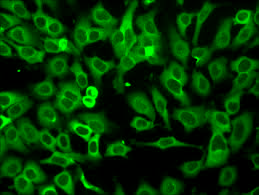
#> input picture Dataset/train/002_img.png, 259 x 195 px, found by its file name
$ jupyter execute WaveLet.ipynb
#> lines starting #> are read from the running program, lines starting #| are printed output that depends on the picture
[cell 1]
from PIL import Image
import numpy as np
import matplotlib.pyplot as plt
import pywt
from tqdm import tqdm
from matplotlib.image import imread
import os

[cell 2]
# Define the image path
image_path = "/home/arman/Documents/arman/Uni/Master/Semester 3/ip_repository/ImageProcessing/Dataset/train/002_img.png"

# Load the image
image = Image.open(image_path).convert("L")
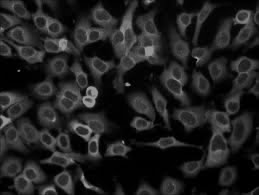
#> image: PIL image 259x195 L; min 0, max 150, mean 32.5
image_array = np.array(image, dtype=np.float32) / 255.0
plt.rcParams['figure.figsize'] = [16, 16]
plt.rcParams.update({'font.size': 18})

[cell 3]
plt.imshow(image_array, cmap="gray")
plt.axis('off')

[cell 4]
import warnings
warnings.filterwarnings("ignore")

[cell 5]
import numpy as np
import matplotlib.pyplot as plt
from skimage import restoration
from sklearn.metrics import mean_squared_error
from tqdm import tqdm

# Function to calculate PSNR
def calculate_psnr(original, denoised):
    mse = mean_squared_error(original, denoised)
    return 20 * np.log10(1 / np.sqrt(mse)) if mse > 0 else float('inf')

# Wavelet denoising function using skimage's denoise_wavelet
def wavelet_denoise(image, wavelet, method):
    denoised_image = restoration.denoise_wavelet(image, wavelet=wavelet,
                                                 mode="soft", method=method,
                                                 wavelet_levels=None,
                                                 rescale_sigma=True)
    return denoised_image

# Expanded Parameter grid
param_grid = {
    "wavelet": ["db1", "db2", "db3", "sym2", "sym3"],
    "method": ["BayesShrink", "VisuShrink"],
}

# Grid search
best_params = None
best_psnr = -np.inf
sigma = 0.05

# Example noisy image and original image (assuming image_array is predefined)
noisy_image = image_array + sigma * np.random.normal(size=image_array.shape)
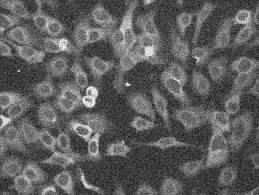
#> noisy_image: shape (195, 259) float64; min -0.213, max 0.708, mean 0.127; drawn with min black and max white

# List to store PSNR values and corresponding parameters
psnr_list = []

# Loop through the parameter grid
for wavelet in param_grid["wavelet"]:
    for method in param_grid["method"]:
        # Denoise the image using wavelet denoising from skimage
        denoised_image = wavelet_denoise(noisy_image, wavelet, method)

        # Calculate PSNR
        psnr = calculate_psnr(image_array, denoised_image)

        # Store PSNR with the corresponding parameters and denoised image
        psnr_list.append({
            "psnr": psnr,
            "wavelet": wavelet,
            "method": method,
            "denoised_image": denoised_image
        })
#> this loop made 5 passes
#> pass 1, in wavelet_denoise, `denoised_image = restoration.denoise_wavelet(image, wavelet=wavelet, m..`:
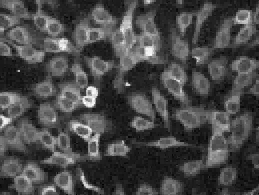
#> denoised_image: shape (195, 259) float64; min -0.0677, max 0.617, mean 0.127; drawn with min black and max white
#> pass 1, in wavelet_denoise (call 2), `denoised_image = restoration.denoise_wavelet(image, wavelet=wavelet, m..`:
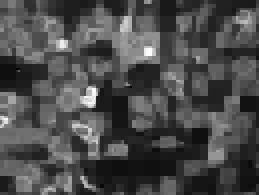
#> denoised_image: shape (195, 259) float64; min -0.0335, max 0.513, mean 0.127; drawn with min black and max white
#> pass 2, in wavelet_denoise (call 3), `denoised_image = restoration.denoise_wavelet(image, wavelet=wavelet, m..`:
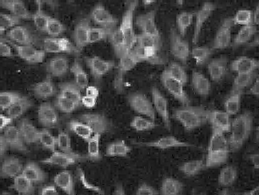
#> denoised_image: shape (195, 259) float64; min -0.0983, max 0.691, mean 0.127; drawn with min black and max white
#> pass 2, in wavelet_denoise (call 4), `denoised_image = restoration.denoise_wavelet(image, wavelet=wavelet, m..`:
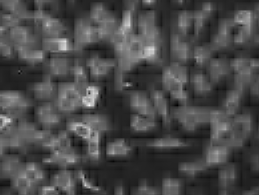
#> denoised_image: shape (195, 259) float64; min -0.114, max 0.716, mean 0.127; drawn with min black and max white
#> after the loop, psnr_list = 10 items

# Sort the list by PSNR in descending order and get the top 10
top_10_psnrs = sorted(psnr_list, key=lambda x: x["psnr"], reverse=True)[:10]
#> top_10_psnrs = 10 items

# Create subplots, with rows for wavelets and columns for methods
fig, axes = plt.subplots(nrows=5, ncols=2, figsize=(10, 18))
axes = axes.flatten()

# Organize the top 10 results by wavelet and method
for idx, result in enumerate(top_10_psnrs):
    # Get the denoised image, PSNR, wavelet, and method
    denoised_image = result['denoised_image']
    psnr = result['psnr']
    wavelet = result['wavelet']
    method = result['method']

    # Find the correct subplot position: each method gets a separate column
    row = param_grid["wavelet"].index(wavelet)  # row is determined by wavelet
    col = param_grid["method"].index(method)    # column is determined by method

    # Plot the denoised image in the correct position
    ax = axes[row * 2 + col]  # Calculate the correct axis position
    ax.imshow(denoised_image, cmap='gray')
    ax.axis('off')  # Hide axis

    # Add title with PSNR and parameters
    ax.set_title(f"PSNR: {psnr:.2f}\nWavelet: {wavelet}\nMethod: {method}", fontsize=8)
#> this loop made 10 passes
#> (psnr, wavelet, method, row, col) on passes 1 to 10: (32.22, 'db3', 'BayesShrink', 2, 0), (32.22, 'sym3', 'BayesShrink', 4, 0), (31.93, 'sym2', 'BayesShrink', 3, 0), (31.93, 'db2', 'BayesShrink', 1, 0), (30.88, 'db1', 'BayesShrink', 0, 0), (29.83, 'db3', 'VisuShrink', 2, 1), (29.83, 'sym3', 'VisuShrink', 4, 1), (26.89, 'db2', 'VisuShrink', 1, 1), (26.89, 'sym2', 'VisuShrink', 3, 1), (25.11, 'db1', 'VisuShrink', 0, 1)

# Adjust layout to maximize image space
plt.tight_layout(pad=1.0)
plt.show()
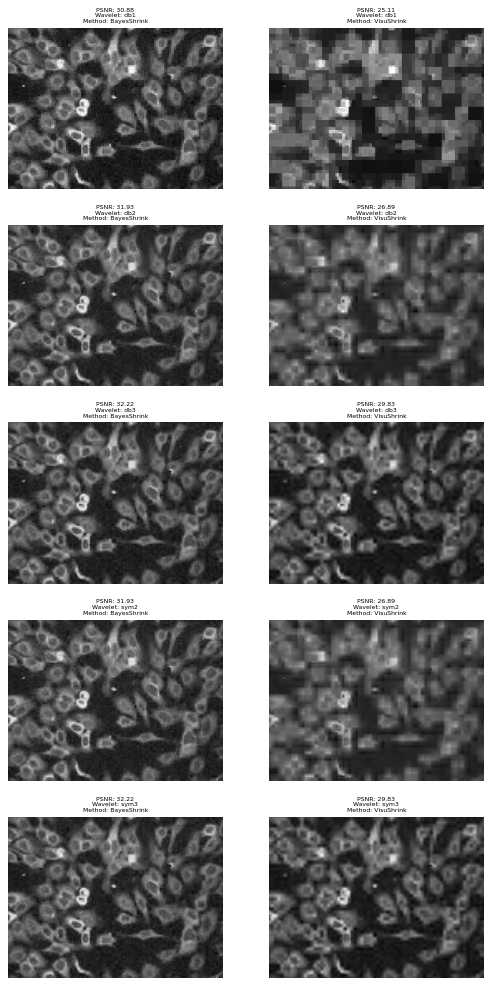
#> figure drawn by matplotlib, 10 panels

$ run again, with Dataset/train/001_img.png copied over Dataset/train/002_img.png
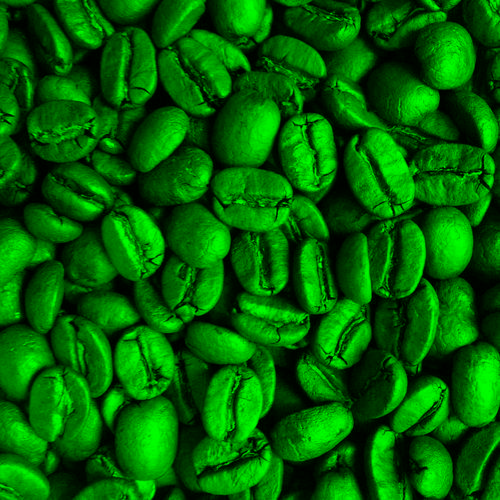
#> input picture Dataset/train/001_img.png, 500 x 500 px, found by its file name
#> the loop `for wavelet in param_grid["wavelet"]:` made 5 passes
#> pass 1, in wavelet_denoise (call 2), `denoised_image = restoration.denoise_wavelet(image, wavelet=wavelet, m..`:
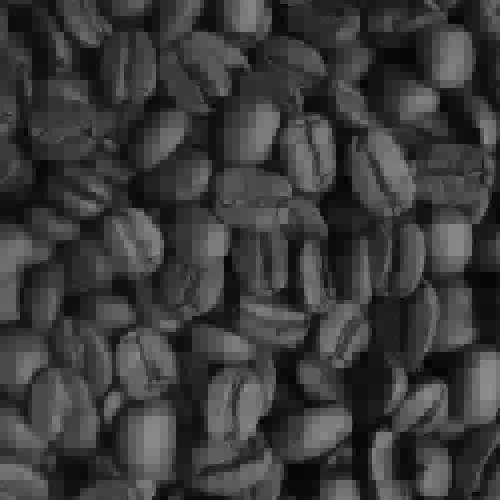
#> denoised_image: shape (500, 500) float64; min 0.0191, max 0.558, mean 0.231
#> pass 2, in wavelet_denoise (call 4), `denoised_image = restoration.denoise_wavelet(image, wavelet=wavelet, m..`:
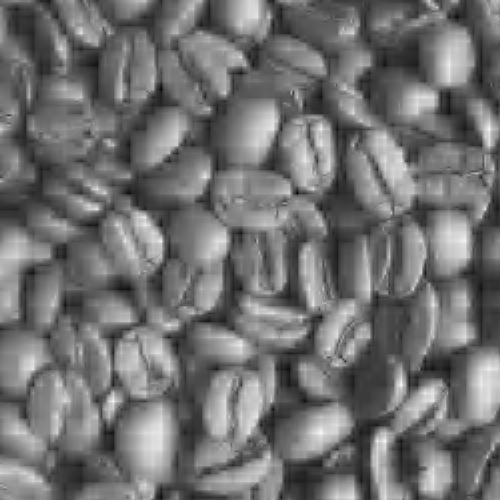
#> denoised_image: shape (500, 500) float64; min -0.119, max 0.666, mean 0.231; drawn with min black and max white
#> after the loop `for wavelet in param_grid["wavelet"]:`: psnr_list = 10 items
#> the loop `for idx, result in enumerate(top_10_psnrs):` made 10 passes
#> (psnr, wavelet, method, row, col) on passes 1 to 8: (31.17, 'db3', 'BayesShrink', 2, 0), (31.17, 'sym3', 'BayesShrink', 4, 0), (30.89, 'sym2', 'BayesShrink', 3, 0), (30.89, 'db2', 'BayesShrink', 1, 0), (30.01, 'db1', 'BayesShrink', 0, 0), (26.73, 'sym3', 'VisuShrink', 4, 1), (26.73, 'db3', 'VisuShrink', 2, 1), (25.47, 'db2', 'VisuShrink', 1, 1)

$ run again, with Dataset/train/003_img.png copied over Dataset/train/002_img.png
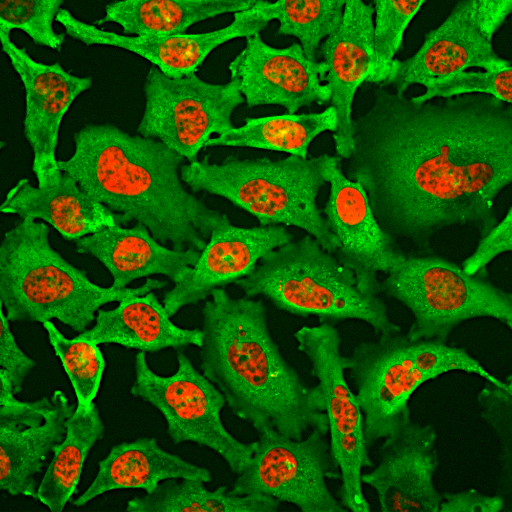
#> input picture Dataset/train/003_img.png, 512 x 512 px, found by its file name
#> the loop `for wavelet in param_grid["wavelet"]:` made 5 passes
#> pass 1, in wavelet_denoise, `denoised_image = restoration.denoise_wavelet(image, wavelet=wavelet, m..`:
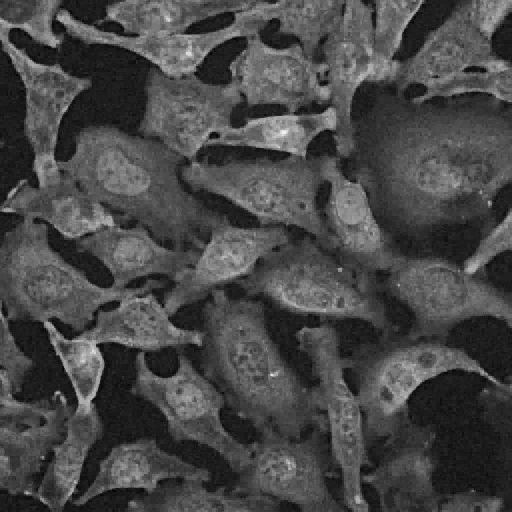
#> denoised_image: shape (512, 512) float64; min -0.0429, max 0.885, mean 0.22; drawn with min black and max white
#> pass 2, in wavelet_denoise (call 4), `denoised_image = restoration.denoise_wavelet(image, wavelet=wavelet, m..`:
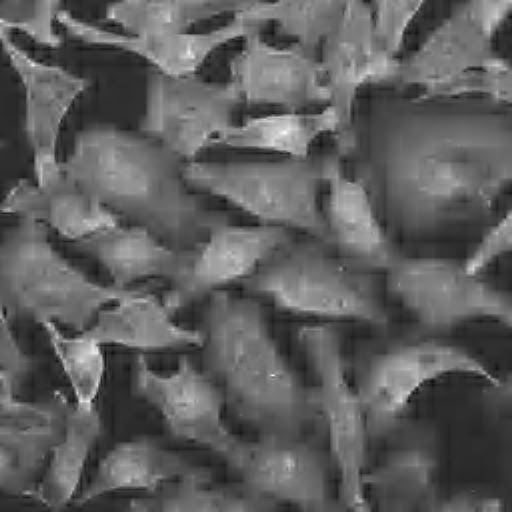
#> denoised_image: shape (512, 512) float64; min -0.0908, max 0.743, mean 0.22; drawn with min black and max white
#> after the loop `for wavelet in param_grid["wavelet"]:`: psnr_list = 10 items
#> the loop `for idx, result in enumerate(top_10_psnrs):` made 10 passes
#> (psnr, wavelet, method, row, col) on passes 1 to 8: (31.48, 'db3', 'BayesShrink', 2, 0), (31.48, 'sym3', 'BayesShrink', 4, 0), (31.17, 'sym2', 'BayesShrink', 3, 0), (31.17, 'db2', 'BayesShrink', 1, 0), (30.36, 'db1', 'BayesShrink', 0, 0), (27.18, 'sym3', 'VisuShrink', 4, 1), (27.18, 'db3', 'VisuShrink', 2, 1), (26.1, 'db2', 'VisuShrink', 1, 1)

$ run again, with Dataset/train/004_img.png copied over Dataset/train/002_img.png
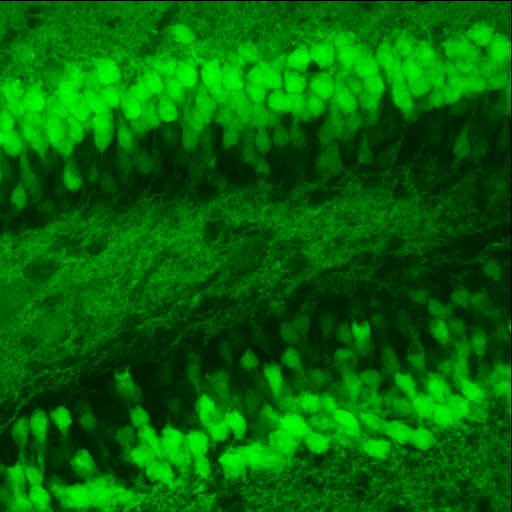
#> input picture Dataset/train/004_img.png, 512 x 512 px, found by its file name
#> the loop `for wavelet in param_grid["wavelet"]:` made 5 passes
#> after the loop `for wavelet in param_grid["wavelet"]:`: psnr_list = 10 items
#> the loop `for idx, result in enumerate(top_10_psnrs):` made 10 passes
#> (psnr, wavelet, method, row, col) on passes 1 to 8: (34.27, 'db3', 'BayesShrink', 2, 0), (34.27, 'sym3', 'BayesShrink', 4, 0), (33.94, 'sym2', 'BayesShrink', 3, 0), (33.94, 'db2', 'BayesShrink', 1, 0), (32.93, 'db1', 'BayesShrink', 0, 0), (31.06, 'db3', 'VisuShrink', 2, 1), (31.06, 'sym3', 'VisuShrink', 4, 1), (29.02, 'db2', 'VisuShrink', 1, 1)
#> pass 1, `denoised_image = result['denoised_image']`:
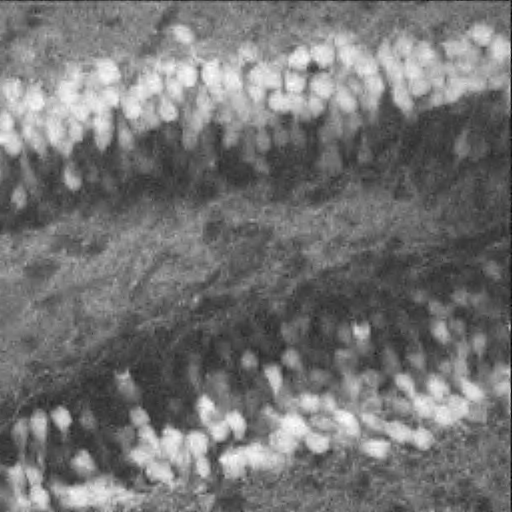
#> denoised_image: shape (512, 512) float64; min -0.0842, max 0.612, mean 0.236; drawn with min black and max white
